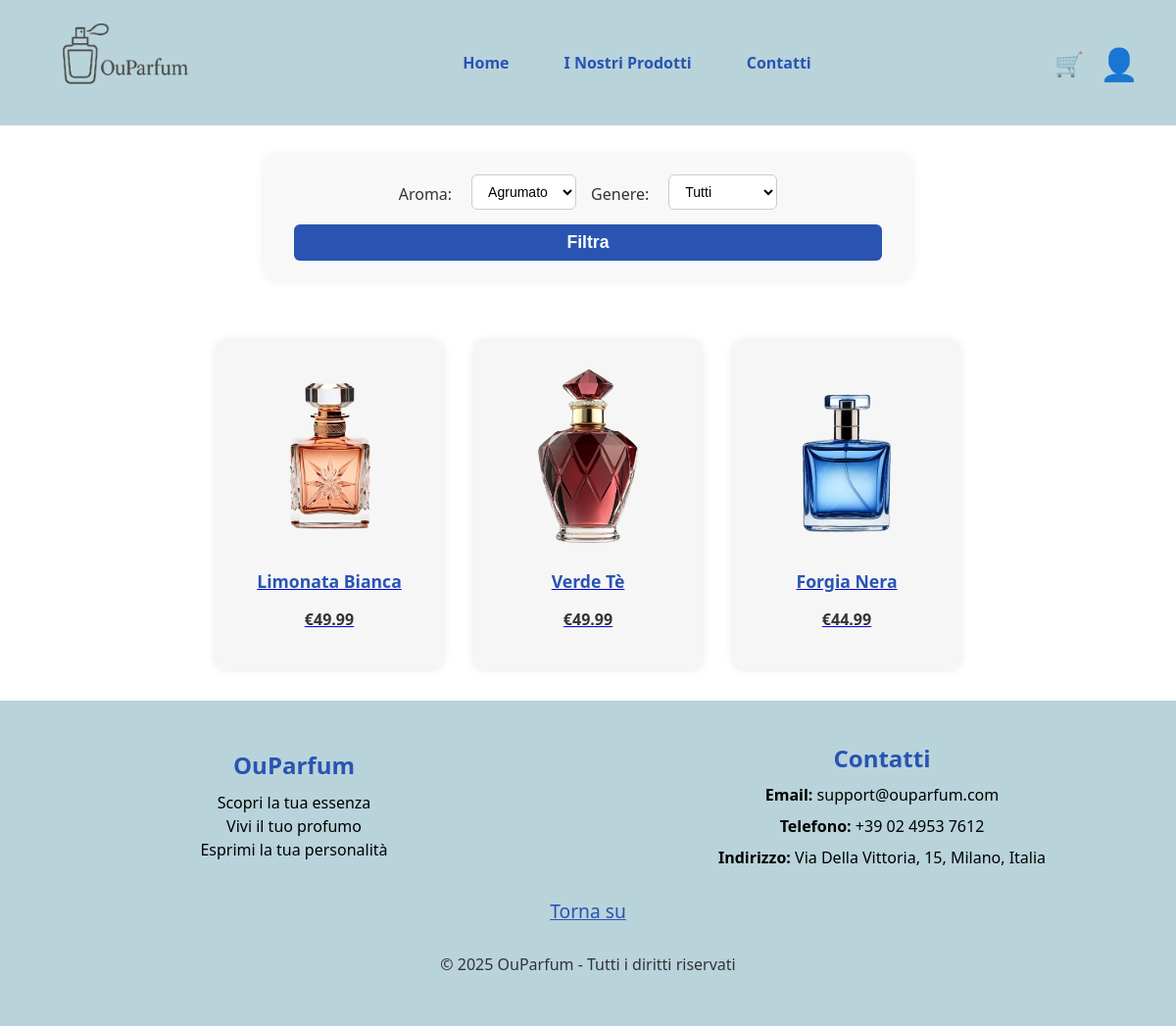
/progettoOUPARFUM/prodotti.php?aroma=Agrumato, run on the app's committed database.
### tables this page shows
CREATE TABLE IF NOT EXISTS `prodotti` (
  `id` int(11) NOT NULL AUTO_INCREMENT,
  `nome` varchar(50) NOT NULL,
  `descrizione` varchar(1000) NOT NULL,
  `centrale` varchar(500) NOT NULL,
  `base` varchar(500) NOT NULL,
  `apertura` varchar(500) NOT NULL,
  `percorso` varchar(100) NOT NULL,
  `id_categoria` int(11) NOT NULL,
  `prezzo` float NOT NULL,
  PRIMARY KEY (`id`),
  KEY `prodotto_FK1` (`id_categoria`),
  CONSTRAINT `prodotto_FK1` FOREIGN KEY (`id_categoria`) REFERENCES `categorie` (`id`) ON DELETE NO ACTION ON UPDATE NO ACTION
);

### progettoOUPARFUM/prodotti.php (the view, shortened to what this page needs)
<?php
$host = 'localhost';
$db = 'ouparfum';
$user = 'root';
$pass = 'vc-mob2-22';
$conn = new mysqli($host, $user, $pass, $db);
$resAromi = $conn->query("SELECT DISTINCT aroma FROM categorie ORDER BY aroma");
$aromi = [];
while ($row = $resAromi->fetch_assoc()) {
    $aromi[] = $row['aroma'];
}
$aroma_selezionato = $_GET['aroma'] ?? "";
$genere_selezionato = $_GET['genere'] ?? "";
$id_categorie_filtrate = [];
if ($aroma_selezionato || $genere_selezionato) {
    $queryCat = "SELECT id FROM categorie WHERE 1=1";
    if ($aroma_selezionato) {
        $queryCat .= " AND aroma = '" . $conn->real_escape_string($aroma_selezionato) . "'";
    }
    $resCat = $conn->query($queryCat);
    while ($row = $resCat->fetch_assoc()) {
        $id_categorie_filtrate[] = $row['id'];
    }
}
if (!empty($id_categorie_filtrate)) {
    $id_str = implode(',', array_map('intval', $id_categorie_filtrate));
    $queryProdotti = "SELECT * FROM prodotti WHERE id_categoria IN ($id_str)";
} else {
    if ($aroma_selezionato || $genere_selezionato) {
        $queryProdotti = "SELECT * FROM prodotti WHERE 1=0";
    } else {
        $queryProdotti = "SELECT * FROM prodotti";
    }
}
$result = $conn->query($queryProdotti);
$prodotti = ($result && $result->num_rows > 0) ? $result->fetch_all(MYSQLI_ASSOC) : [];
?>
<!DOCTYPE html>
<html lang="it">
<head>
    <link rel="stylesheet" href="stilehom.css" />
</head>
<body id="top">
    <header class="site-header">
        <div class="header-left">
            <img src="immagini/logo.png" alt="Logo OuParfume" class="logo">
        </div>
        <nav class="main-nav">
            <ul>
                <li><a href="homepage.php">Home</a></li>
                <li><a href="prodotti.php">I Nostri Prodotti</a></li>
                <li><a href="#bottom">Contatti</a></li>
            </ul>
        </nav>
        <div class="header-icons">
            <a href="carrello.php" class="cart-icon">🛒</a>
            <a href="account_redirect.php" class="user-icon">👤</a>
        </div>
    </header>
    <main>
    <section class="filters">
        <form method="GET" action="prodotti.php">
            <label for="aroma">Aroma:</label>
            <select name="aroma" id="aroma">
            <?php foreach ($aromi as $aroma): ?>
                <option value="<?= htmlspecialchars($aroma) ?>" <?= $aroma == $aroma_selezionato ? 'selected' : '' ?>>
                <?= htmlspecialchars($aroma) ?>
                </option>
            <?php endforeach; ?>
            </select>
            <label for="genere">Genere:</label>
            <select name="genere" id="genere">
            <option value="">Tutti</option>
            </select>
            <button type="submit">Filtra</button>
        </form>
        </section>
        <section class="product-list" id="product-list">
            <?php if (empty($prodotti)): ?>
                <p style="text-align: center;">Nessun prodotto trovato per la categoria selezionata.</p>
            <?php else: ?>
                <?php foreach ($prodotti as $prodotto): ?>
                    <a href="prod_info.php?product=<?= $prodotto['id'] ?>" class="product">
                        <img src="<?= htmlspecialchars($prodotto['percorso']) ?>" alt="Profumo <?= htmlspecialchars($prodotto['nome']) ?>" />
                        <div class="product-info">
                            <h3><?= htmlspecialchars($prodotto['nome']) ?></h3>
                            <p class="price">€<?= number_format($prodotto['prezzo'], 2) ?></p>
                        </div>
                    </a>
                <?php endforeach; ?>
            <?php endif; ?>
        </section>
    </main>
    <footer class="footer" id="bottom">
    <div class="footer-container">
      <div class="footer-info">
        <h4>OuParfum</h4>
        <p class="footer-description">
          Scopri la tua essenza<br>Vivi il tuo profumo<br>Esprimi la tua personalità</p>
      </div>
      <div class="footer-contact">
        <h4>Contatti</h4>
        <p><strong>Email:</strong> support@ouparfum.com</p>
        <p><strong>Telefono:</strong> +39 02 4953 7612</p>
        <p><strong>Indirizzo:</strong> Via Della Vittoria, 15, Milano, Italia</p>
    </div>
    </div>
    <div class="footer-back-to-top">
      <a href="#top" class="back-to-top-link">Torna su</a>
    </div>
    <div class="footer-bottom">
      <p>&copy; 2025 OuParfum - Tutti i diritti riservati</p>
    </div>
  </footer>
</body>
</html>

### progettoOUPARFUM/stilehom.css (style rules this page uses)
body { overflow-x: hidden; margin: 0; font-family: 'Segoe UI', sans-serif; background-color: #fff; color: #333; display: flex; flex-direction: column; min-height: 100vh; }
header { background-color: #b9d3db; padding: 1.5em; text-align: center; }
.site-header { display: flex; align-items: center; justify-content: space-between; background-color: #b9d3db; }
.header-left { display: flex; align-items: center; min-width: 200px; margin-left: 0; padding-left: 0; }
.logo { width: 200px; height: 80px; object-fit: cover; margin: 0; }
.main-nav { flex: 1; display: flex; justify-content: center; }
.main-nav ul { list-style: none; display: flex; gap: 3.5em; margin: 0; padding: 0; }
.main-nav a { text-decoration: none; color: rgb(41, 84, 177); font-weight: bold; }
.header-icons { display: flex; align-items: center; gap: 1em; min-width: 100px; }
.user-icon,.cart-icon { font-size: 1.5em; cursor: pointer; color: rgb(41, 84, 177); text-decoration: none; }
.cart-icon { display: inline-block; transition: transform 0.3s ease; }
.footer { background-color: #b9d3db; color: #000000; padding: 2em 0; position: relative; width: 100%; text-align: center; bottom: 0; }
.footer-container { display: flex; justify-content: center; align-items: center; flex-wrap: wrap; }
.footer-info { flex: 1; text-align: center; margin: 0 20px; }
.footer-info h4 { font-size: 1.5em; color: rgb(41, 84, 177); }
.footer-info .footer-description { font-size: 1em; color: #000000; margin-top: 10px; line-height: 1.5; text-align: center; max-width: 250px; margin-left: auto; margin-right: auto; }
.footer-contact { flex: 1; text-align: center; margin: 0 20px; }
.footer-contact h4 { font-size: 1.5em; color: rgb(41, 84, 177); }
.footer-contact p { font-size: 1em; color: #000000; margin: 5px 0; }
.footer-back-to-top { width: 100%; text-align: center; margin-top: 20px; }
.footer-back-to-top a { font-size: 1.2em; color: rgb(41, 84, 177); }
.footer-bottom { width: 100%; text-align: center; margin-top: 20px; font-size: 1em; color: #333; }
.footer-bottom p { margin: 0; padding: 10px 0; }
.footer h4, .footer p { margin: 10px 0; }
.user-icon { font-size: 2rem; }
label { display: block; margin: 0.5em 0 0.25em; }
button[type="submit"] { width: 100%; padding: 0.8em; background-color: rgb(41, 84, 177); color: #fff; border: none; border-radius: 5px; font-size: 1.1rem; cursor: pointer; }
.product-list { display: flex; flex-wrap: wrap; gap: 2em; justify-content: center; padding: 2em; }
.product { display: flex; flex-direction: column; align-items: center; width: 200px; background-color: #f6f6f6; padding: 1em; border-radius: 10px; box-shadow: 0 0 10px rgba(0,0,0,0.1); transition: transform 0.2s; }
.product img { width: 100%; height: auto; border-radius: 8px; }
.product-info { text-align: center; margin-top: 0.5em; }
.product-info h3 { margin: 0.5em 0 0.2em; font-size: 1.1em; color: #2954b1; }
.price { color: #333; font-weight: bold; }
.filters { text-align: center; margin: 30px auto; padding: 20px 30px; background-color: #f8f8f8; border-radius: 12px; box-shadow: 0 0 12px rgba(0, 0, 0, 0.08); max-width: 600px; }
.filters form { display: flex; flex-wrap: wrap; justify-content: center; align-items: center; gap: 15px; }
.filters label { font-weight: 500; margin-right: 5px; }
.filters select { padding: 8px 12px; border: 1px solid #ccc; border-radius: 6px; background-color: white; font-size: 14px; }
.filters button { padding: 8px 16px; color: white; border: none; border-radius: 6px; cursor: pointer; font-weight: bold; transition: background-color 0.3s ease; }
.product-info { flex: 1; }
.product-info .price { font-weight: bold; color: #333; margin-bottom: 1.5em; }

### data on the page
prodotti: percorso (picture), nome "Limonata Bianca", prezzo "49.99"
prodotti: percorso (picture), nome "Verde Tè", prezzo "49.99"
prodotti: percorso (picture), nome "Forgia Nera", prezzo "44.99"

### other printed values
form field aroma "Agrumato"
